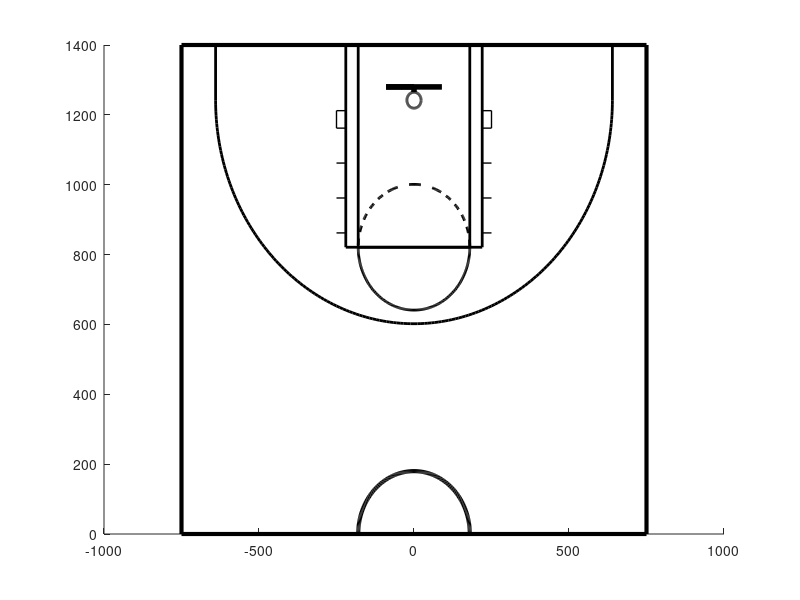

This figure's MATLAB source: (Note: this script raises an error after producing the figure.)
% Draw a basketball court
% [0 0] is at mid court

% define sidelines
pointsSidelines = [0 0; 750 0; 750 1400; -750 1400; -750 0; 0 0];

% mid-court circle
pointsMidCircle = [cosd([1:180]') sind([1:180]')]*180;

% lane circle
ptsCircle = 1400-579;
pointsKeyCircle1 = [cosd([001:180]') sind([001:180]')]*180;
pointsKeyCircle2 = [cosd([180:360]') sind([180:360]')]*180;
pointsKeyCircle1(:,2) = pointsKeyCircle1(:,2) + ptsCircle;
pointsKeyCircle2(:,2) = pointsKeyCircle2(:,2) + ptsCircle;

% basket
ptsBasket =1400-158;
pointsBasket = [cosd([1:360]') sind([1:360]')]*23;
pointsBasket(:,2) = pointsBasket(:,2) + ptsBasket;
ptsBoard =1400-120;
pointsBoard = [0 -(38-23); 0 0; -90 0; 90 0;];
pointsBoard(:,2) = pointsBoard(:,2) + ptsBoard;

% 3pt line
points3pline = [cosd([180:360]') sind([180:360]')]*640;
points3pline(:,2) = points3pline(:,2) + ptsBasket;
points3pline = [-640 1400; points3pline; 640 1400];

% lane
pointsLane1 = [220 1400; -220 1400; -220 1400-579; 220 1400-579; 220 1400;];
pointsLane2 = [180 1400; -180 1400; -180 1400-579; 180 1400-579; 180 1400;];

% lane marks
pointsLeft  = [-220 0; -250 0];
pointsRight = [ 220 0;  250 0];
pointsShift = [ 0 100;  0 100];
pointsCenter = [0 1400-158; 0 1400-158];
pointsMark1L = pointsCenter + pointsLeft - [0 80; 0 80];
pointsMark2L = pointsMark1L - pointsShift*1;
pointsMark3L = pointsMark1L - pointsShift*2;
pointsMark4L = pointsMark1L - pointsShift*3;
pointsMark0L = pointsMark1L + pointsShift*1/2;
pointsMark1L = [pointsMark1L; flip(pointsMark0L)];
pointsMark1R = pointsCenter + pointsRight - [0 80; 0 80];
pointsMark2R = pointsMark1R - pointsShift*1;
pointsMark3R = pointsMark1R - pointsShift*2;
pointsMark4R = pointsMark1R - pointsShift*3;
pointsMark0R = pointsMark1R + pointsShift*1/2;
pointsMark1R = [pointsMark1R; flip(pointsMark0R)];

% plot the court
figure(101); clf;
hold on
box off
plot(pointsSidelines(:,1),pointsSidelines(:,2),'k-','LineWidth',3)
plot(pointsMidCircle(:,1),pointsMidCircle(:,2),'k-','LineWidth',3)
plot(pointsKeyCircle1(:,1),pointsKeyCircle1(:,2),'k--','LineWidth',2)
plot(pointsKeyCircle2(:,1),pointsKeyCircle2(:,2),'k-','LineWidth',2)
plot(pointsBasket(:,1),pointsBasket(:,2),'k-','LineWidth',2)
plot(pointsBoard(:,1),pointsBoard(:,2),'k-','LineWidth',4)
plot(points3pline(:,1),points3pline(:,2),'k-','LineWidth',2)
plot(pointsLane1(:,1),pointsLane1(:,2),'k-','LineWidth',2)
plot(pointsLane2(:,1),pointsLane2(:,2),'k-','LineWidth',2)
plot(pointsMark1L(:,1),pointsMark1L(:,2),'k-','LineWidth',1)
plot(pointsMark2L(:,1),pointsMark2L(:,2),'k-','LineWidth',1)
plot(pointsMark3L(:,1),pointsMark3L(:,2),'k-','LineWidth',1)
plot(pointsMark4L(:,1),pointsMark4L(:,2),'k-','LineWidth',1)
plot(pointsMark1R(:,1),pointsMark1R(:,2),'k-','LineWidth',1)
plot(pointsMark2R(:,1),pointsMark2R(:,2),'k-','LineWidth',1)
plot(pointsMark3R(:,1),pointsMark3R(:,2),'k-','LineWidth',1)
plot(pointsMark4R(:,1),pointsMark4R(:,2),'k-','LineWidth',1)

% format figure
axes = gca;
axes.XAxis.Visible = 'off';
axes.YAxis.Visible = 'off';
axes.InnerPosition = [0.05 0.05 0.9 0.9];
set(gcf,'position',[100,100,900,765])

% clear junk
clear axes pts* points*

%% shot zones
% 3pt center
Zone3C  = [0 500]; 
h = plotShotT(Zone3C,5,12);

% 3pt left corner
Zone3LC  = [-700 1200]; 
h = plotShotC(Zone3LC,5,12);

% 3pt right corner
Zone3RC  = [ 700 1200]; 
h = plotShotC(Zone3RC,5,12);

% 3pt left wing
Zone3LC  = [-500 700]; 
h = plotShotW(Zone3LC,5,12);

% 3pt right wing
Zone3RC  = [500 700]; 
h = plotShotW(Zone3RC,5,12);

% 2pt long center
Zone2LC = [0 720]; 
h = plotShotT(Zone2LC,6,10);

% 2pt long left corner
Zone2LLC  = [-500 1200]; 
h = plotShotC(Zone2LLC,5,12);

% 2pt long right corner
Zone2LRC  = [ 500 1200]; 
h = plotShotC(Zone2LRC,5,12);

% 2pt long left wing
Zone2LLW  = [-400 900]; 
h = plotShotW(Zone2LLW,5,12);

% 2pt long right wing
Zone2LRW  = [ 400 900]; 
h = plotShotW(Zone2LRW,5,12);


% 2pt short center
Zone2SC = [0 950]; 
h = plotShotT(Zone2SC,6,10);

% 2pt short left corner
Zone2SLC  = [-300 1200]; 
h = plotShotC(Zone2SLC,5,12);

% 2pt short right corner
Zone2SRC  = [ 300 1200]; 
h = plotShotC(Zone2SRC,5,12);

% 2pt close center
Zone2CC = [0 1150]; 
h = plotShotT(Zone2CC,6,10);


function h = plotShotT(pos,make,all)
  % plot shot center
  n = make;
  for i = 1:n
    x = pos(1)+(-(n+1)/2+i)*30;
    y = pos(2)+20;
    h = text(x,y,'O');
    h.HorizontalAlignment = 'center';
    h.FontSize = 14;
    h.FontName = 'Courier New';
    h.FontWeight = 'bold';
    h.Color = 'r';
  end
  n = all-make;
  for i = 1:n
    x = pos(1)+(-(n+1)/2+i)*30;
    y = pos(2)-20;
    h = text(x,y,'X');
    h.HorizontalAlignment = 'center';
    h.FontSize = 14;
    h.FontName = 'Courier New';
    h.FontWeight = 'bold';
    h.Color = 'r';
  end
end


function h = plotShotC(pos,make,all)
  % plot shot corner
  n = make;
  for i = 1:n
    x = pos(1)-sign(pos(1))*20;
    y = pos(2)+(-(n+1)/2+i)*30;
    h = text(x,y,'O');
    h.HorizontalAlignment = 'center';
    h.FontSize = 14;
    h.FontName = 'Courier New';
    h.FontWeight = 'bold';
    h.Color = 'r';
  end
  n = all-make;
  for i = 1:n
    x = pos(1)+sign(pos(1))*20;
    y = pos(2)+(-(n+1)/2+i)*30;
    h = text(x,y,'X');
    h.HorizontalAlignment = 'center';
    h.FontSize = 14;
    h.FontName = 'Courier New';
    h.FontWeight = 'bold';
    h.Color = 'r';
  end
end

function h = plotShotW(pos,make,all)
  % plot shot Wing
  n = make;
  for i = 1:n
    x = pos(1)+sign(pos(1))*(-(n+1)/2+i)*22-sign(pos(1))*15;
    y = pos(2)+(-(n+1)/2+i)*22+15;
    h = text(x,y,'O');
    h.HorizontalAlignment = 'center';
    h.FontSize = 14;
    h.FontName = 'Courier New';
    h.FontWeight = 'bold';
    h.Color = 'r';
  end
  n = all-make;
  for i = 1:n
    x = pos(1)+sign(pos(1))*(-(n+1)/2+i)*22+sign(pos(1))*15;
    y = pos(2)+(-(n+1)/2+i)*22-15;
    h = text(x,y,'X');
    h.HorizontalAlignment = 'center';
    h.FontSize = 14;
    h.FontName = 'Courier New';
    h.FontWeight = 'bold';
    h.Color = 'r';
  end
end
